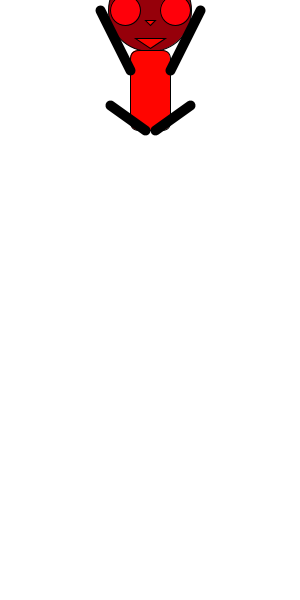
Frame 1 (no input)
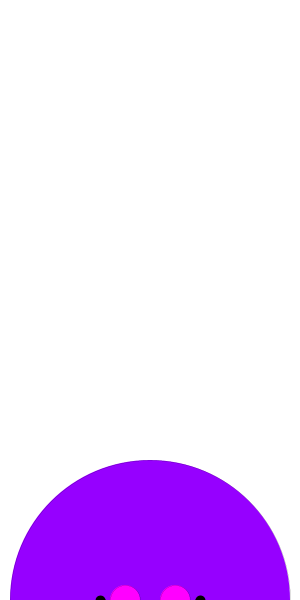
Frame 60 (the mouse pressed at the canvas centre just before this capture)
Frame 120 (the mouse held since frame 60 and released just before this capture): identical to frame 60, image omitted

The Processing sketch that drew these frames (run headless with seeded random() and noise(); from frame 60 on, the mouse is pressed at the canvas centre):

// Processing sketch: processing_93666
// ── processing_93666.pde

int a=150;
int b=0;
int c=0;
void setup(){
  size(300,600);
  smooth();
  frameRate(25);
}
 
void draw(){
  
  background(255);
  b=b+10;
ellipseMode(CENTER);
rectMode(CENTER);
stroke(0);
fill(a,0,b);
ellipse(a,b,80+b/3,80+b/3);
fill(a*2,0,b);
ellipse(a-25,b,30,30);
ellipse(a+25,b,30,30);
//ellipse(mouseX,mouseY,80,80);
fill(a*3,b/2,0);
rect(a,b+80,40,80,9);
triangle(a-5,b+10,a+5,b+10,a,b+15);
triangle(a-15,b+28,a+15,b+28,a,b+38);
strokeWeight(10);
line(a+20,b+60,a+50,b);
line(a-20,b+60,a-50,b);
line(a-5,b+120,a-40,b+95);
line(a+5,b+120,a+40,b+95);
strokeWeight(0);
if(b>=600){
  b=c;
}
}
